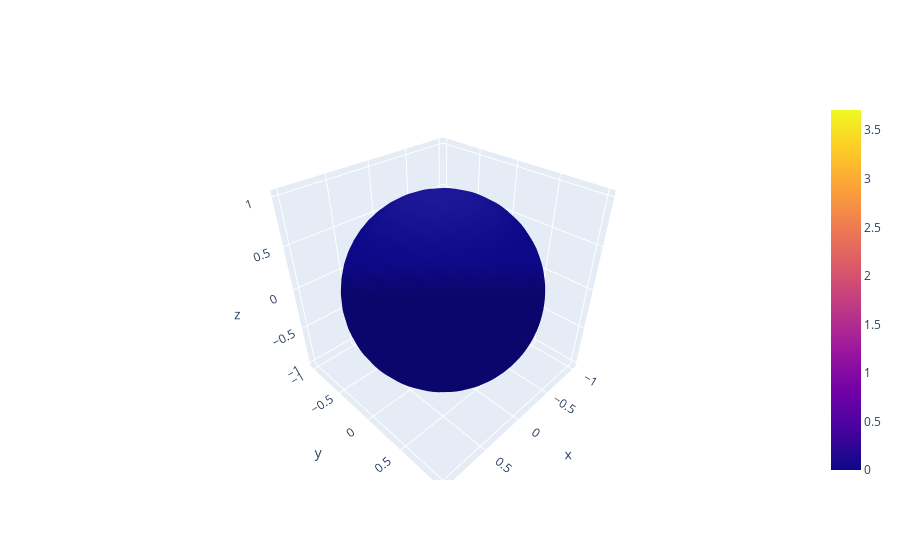

Source (notebook cell):
### Code cell
go.Figure([go.Surface(coeffs_to_distribution(logits_coeffs, grid_resolution).plotly_surface())])

### Figure 1 — Plotly figure (JSON) as saved in the notebook; plotly's stock layout.template omitted (floating-point values rounded to 4 significant figures; data arrays with more than 128 entries replaced by an {"elided": "..."} marker saying what was removed)
{"data": [{"surfacecolor": {"elided": "52x40 float values"}, "type": "surface", "x": {"elided": "52x40 float values"}, "y": {"elided": "52x40 float values"}, "z": {"elided": "52x40 float values"}}], "layout": {}}
